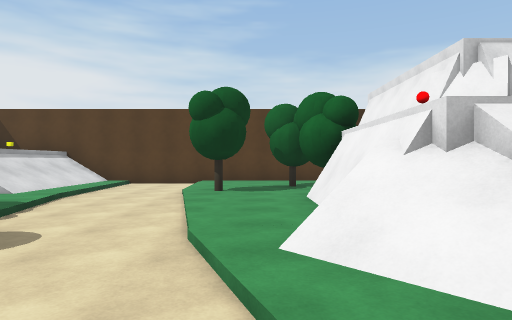
View 1 (above)

12 first-person views from a walk through a scene from a Unity 3-D project. The camera is 1.5 m above the floor, looks level and sees 75° across. The floor is counted in squares, 2 m on a side. Each view is taken from the middle of a square. On the plan, view 1 faces up. The plan holds only what a view shows up to about 11 squares ahead; the rest is blank. The player character is not drawn.

View 2
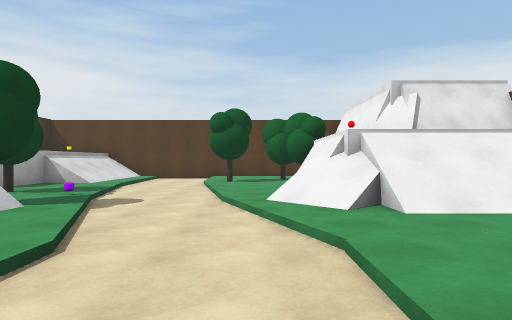

View 3
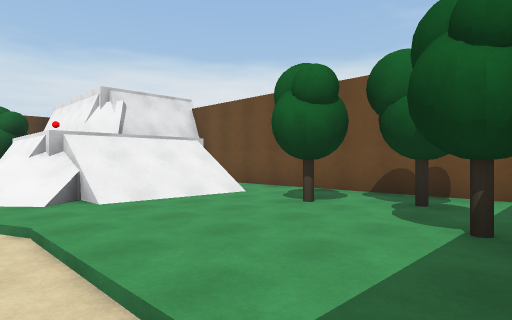

View 4
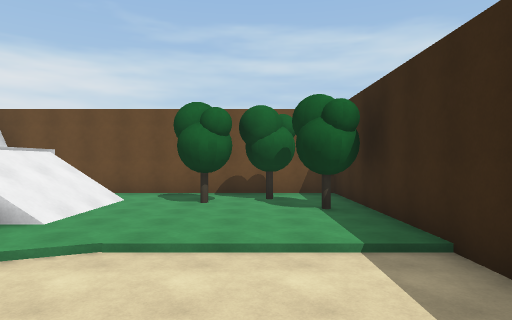

View 5
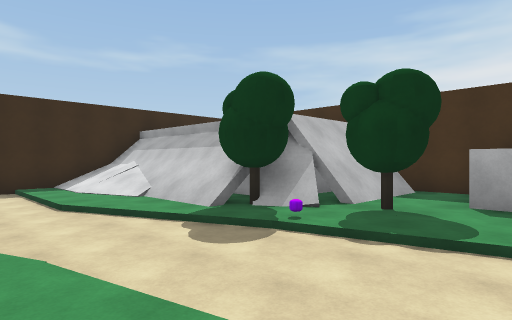

View 6
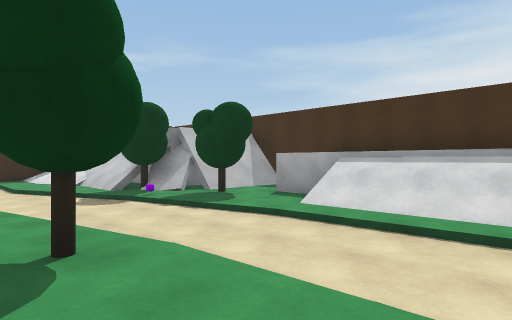

View 7
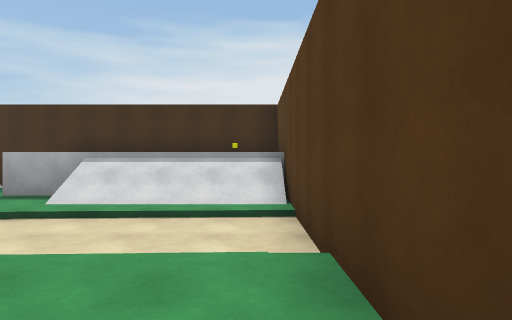

View 8
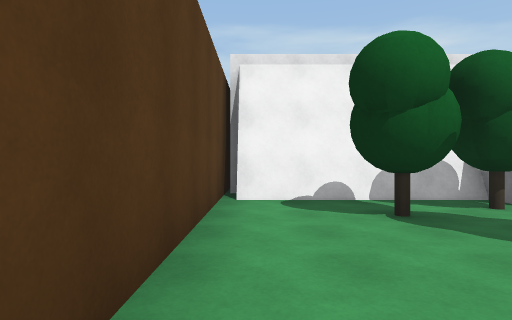

View 9
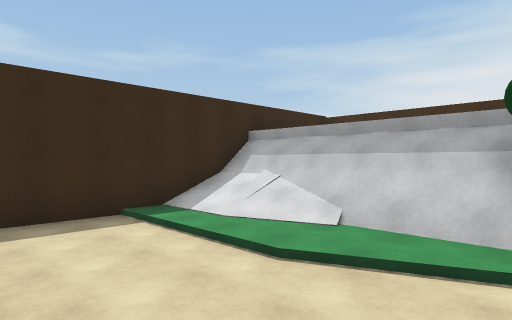

View 10
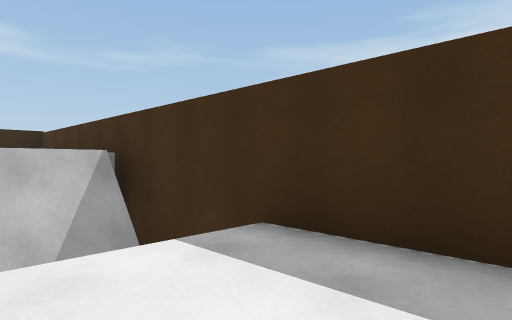

View 11
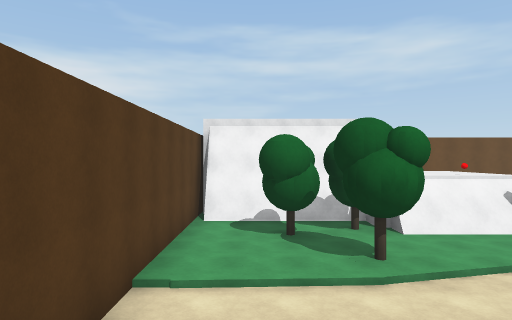

View 12
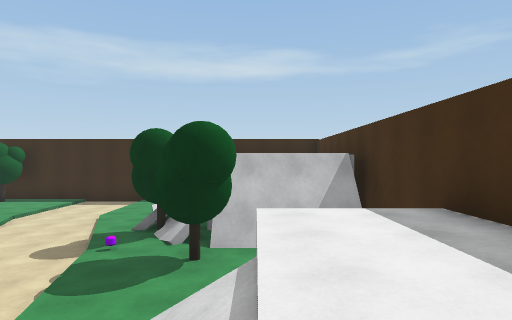

### Floor plan
Key: @ floor where view 1 was taken; # wall or solid block; x gap in a wall; . main floor; - floor 0.25 m lower than the main floor; : floor 1.75 m higher than the main floor; + floor 2.25 m higher than the main floor; / step, stairs or slope; ^ raised ledge; v drop or lower ground; T tree; O other object.
Columns run from 9 left of view 1 to 7 right of it. Each row starts with its distance up from view 1.
 11 #############
 10 #  ///--....#
  9 #  ///--..T.#
  8 # :///--..T.#
  7 #::///--T.TT#
  6 #::/./--/.x+##
  5 #::x..--/.v++##
  4 ##. T./-/./O++x #
  3 #####./--./////.#
  2  ####T.--//////.#
  1  #  ^T./-//////.#
  0     ^///-@......#
 -1 #^  ^//.--...T..#
 -2 #^  ^///--....T.#
 -3 #^  ^///--..TT..#
 -4 #^^^^///--......#
 -5      ############

Positions as (right, up) in squares from view 1, and headings:
1: (0, 0), facing up
2: (0, -3), facing up
3: (0, -4), facing up-right
4: (-3, -2), facing right
5: (0, 6), facing down-left
6: (0, 10), facing down-left
7: (1, 10), facing left
8: (-3, 10), facing right
9: (1, 2), facing down-left
10: (-6, 7), facing down-left
11: (-6, 9), facing right
12: (-6, 9), facing down
